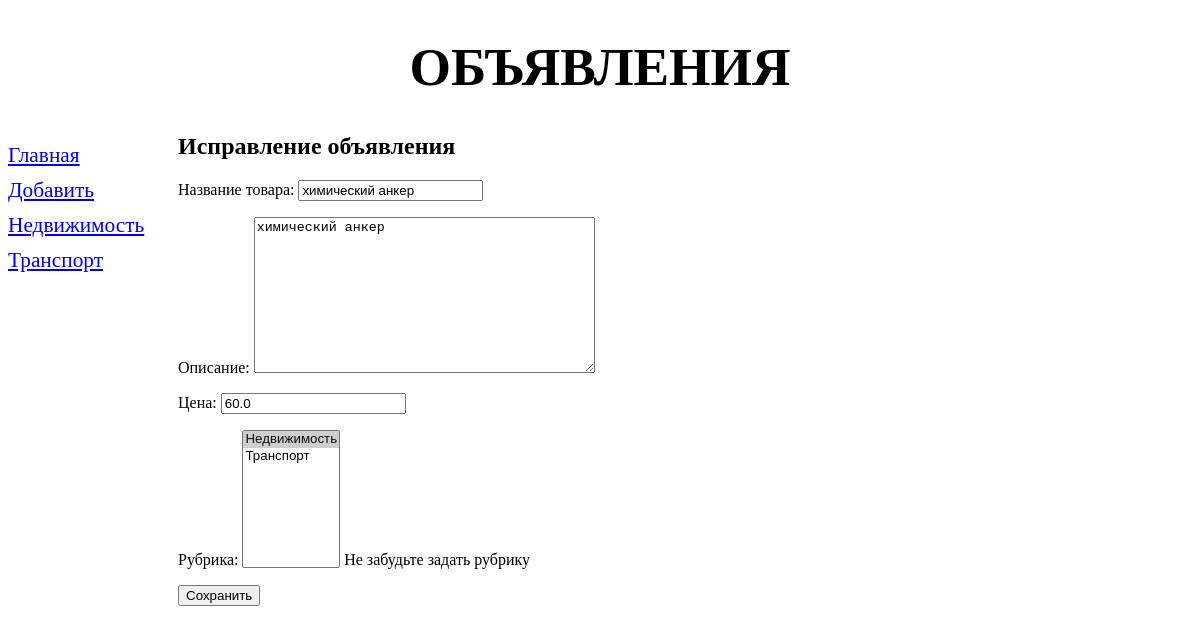
Page /bboard/detail/9/edit/ on the earlier database version.
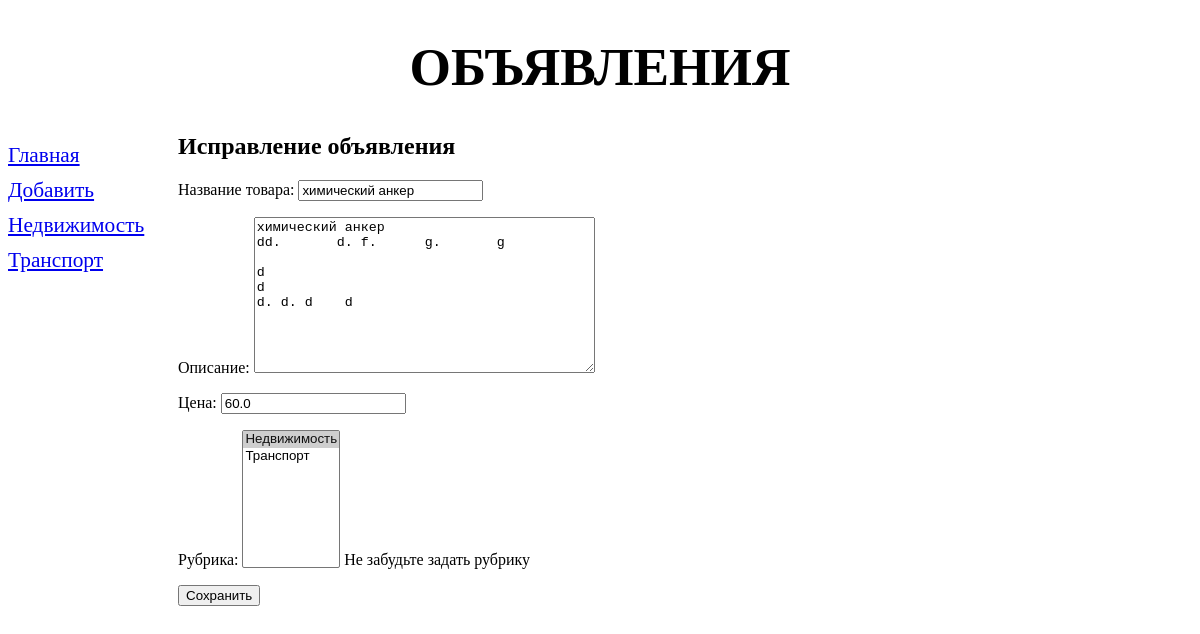
Same page on the later database version.
### bboard/models.py (models this page shows, shortened)
class Bb(models.Model):
    class Kinds(models.TextChoices):
        __empty__ = 'Выберите тип публикуемого объявления'
        BUY = 'b', 'Куплю'
        SELL = 's', 'Продам'
        EXCHANGE = 'c', 'Обменяю'
        RENT = 'r', 'Арендую'
    kind = models.CharField(max_length=8, choices=Kinds.choices, default=Kinds.SELL, verbose_name='Тип сделки')
    title = models.CharField(max_length=50, verbose_name='Товар')
    content = models.TextField(null=True, blank=True, verbose_name='Описание')
    price = models.FloatField(null=True, blank=True, verbose_name='Цена')
    published = models.DateTimeField(auto_now_add=True, db_index=True, verbose_name='Опубликовано')
    rubric = models.ForeignKey('Rubric', null=True, on_delete=models.PROTECT, verbose_name='Рубрика')
    class Meta:
        verbose_name_plural = 'Объявления'
        verbose_name = 'Объявление'
        ordering = ['-published']
    def __str__(self):
        return self.title

### bboard/views.py (the view)
# urls.py: path('detail/<int:pk>/edit/', BbEditView.as_view(), name='edit'),
class BbEditView(UpdateView):
    model = Bb
    form_class = BbForm
    success_url = '/'
    def get_context_data(self, *args, **kwargs):
        context = super().get_context_data(*args, **kwargs)
        context['rubrics'] = Rubric.objects.all()
        return context

### bboard/forms.py (shortened to what this page needs)
class BbForm(forms.ModelForm):
    title = forms.CharField(label='Название товара')  # Второй вариант назвать поле
    content = forms.CharField(label='Описание', widget=forms.widgets.Textarea())
    price = forms.DecimalField(label='Цена', decimal_places=2)
    rubric = forms.ModelChoiceField(queryset=Rubric.objects.all(),
                                    label='Рубрика',
                                    help_text='Не забудьте задать рубрику',
                                    initial=0.0,
                                    widget=forms.widgets.Select(attrs={'size': 8}))  # высота поля
    class Meta:
        model = Bb
        fields = ('title', 'content', 'price', 'rubric')

### bboard/models.py (called while the page is built)
    def __str__(self):
        return self.name

### templates/bboard/bb_form.html (shortened to what this page needs)
{% extends 'layout/basic.html' %}
{% block content %}
<h1>Исправление объявления</h1>
<form method="post">
    {{ form.as_p }}
    <input type="submit" value="Сохранить">
</form>
{% endblock %}

Differences in the rows shown:
changed Bb "химический анкер": content "химический анкер" → "химический анкер dd. d. f. g. g d d d. d. d d"
